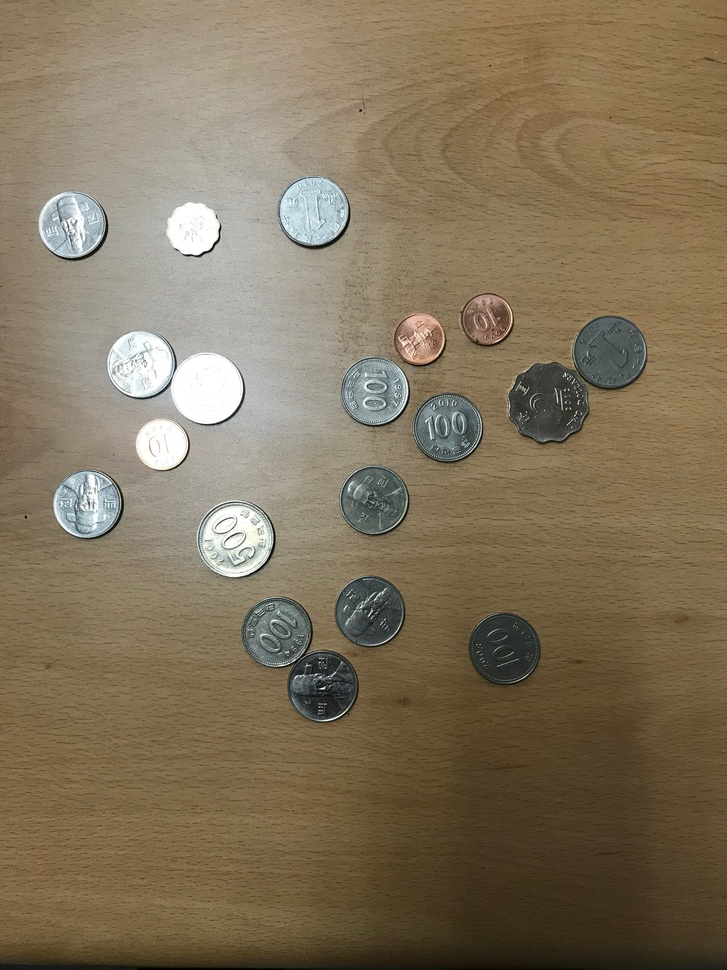
#> input picture images/img4.JPG, 727 x 970 px, shrunk from 3024 x 4032 before the run, found by its file name
$ jupyter execute --allow-errors coins4.ipynb
#> lines starting #> are read from the running program, lines starting #| are printed output that depends on the picture; after the words box and inside, x2 and y2 are one past the last pixel; in counts of white or black regions, pixels touching at a corner belong together
[cell 1]
#importing libraries
import numpy as np
import cv2
from matplotlib import pyplot as plt
img = cv2.imread('images/img4.jpg')
#> img is the input picture: shape (970, 727, 3); mean B, G, R 91, 115.2, 129.4
plt.imshow(img, cmap = 'gray', interpolation = 'bicubic')
plt.xticks([]), plt.yticks([]) # to hide tick values on X and Y axis
plt.title("Showing Original Image")
plt.show()

[cell 2]
import numpy as np
import cv2
from matplotlib import pyplot as plt
from PIL import Image
from pylab import *

[cell 3]
#Show image in grayscale
image = 'images/img4.jpg'
img = cv2.imread(image,1)
img_orig = img.copy()
img= cv2.cvtColor(img,cv2.COLOR_BGR2GRAY)
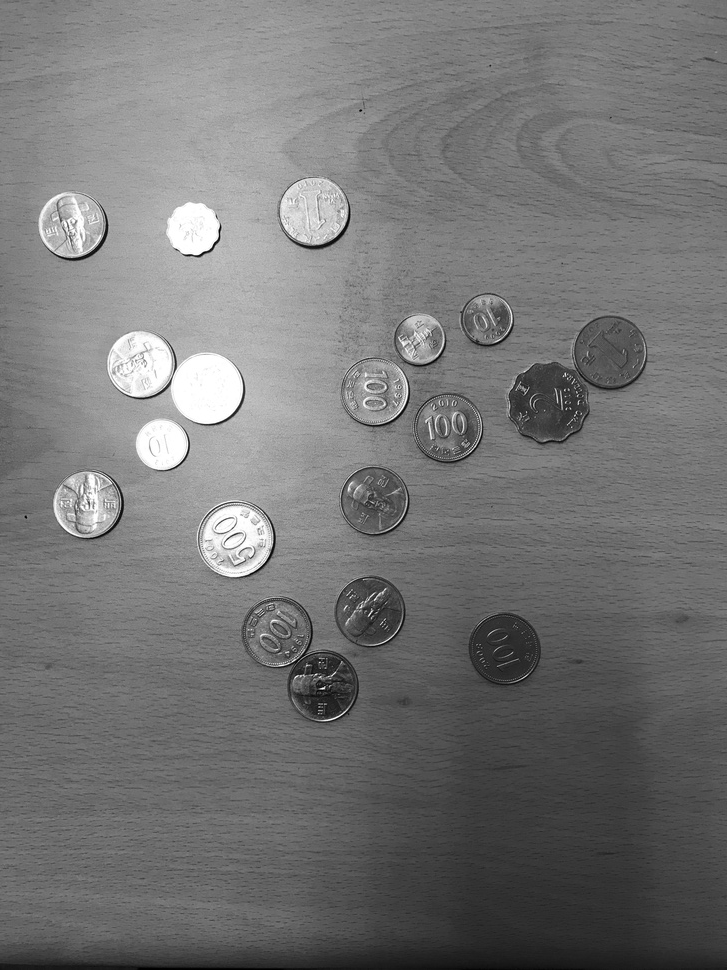
#> img: shape (970, 727); min 0, max 255, mean 116.7
plt.rcParams['figure.figsize'] =(9,7)
plt.title("Show image in GRAY")
plt.imshow(img,cmap='gray')
plt.show()

[cell 4]
#Code to blur image using GausianBlur
img =cv2.GaussianBlur(img, (21,21), 0)
plt.rcParams['figure.figsize'] =(9,7)
plt.imshow(img,cmap='gray')
plt.title("Show blur image after using Gaussian Kernel")
plt.show()
thresh = cv2.adaptiveThreshold(img, 255, cv2.ADAPTIVE_THRESH_GAUSSIAN_C,
cv2.THRESH_BINARY_INV, 11, 1)
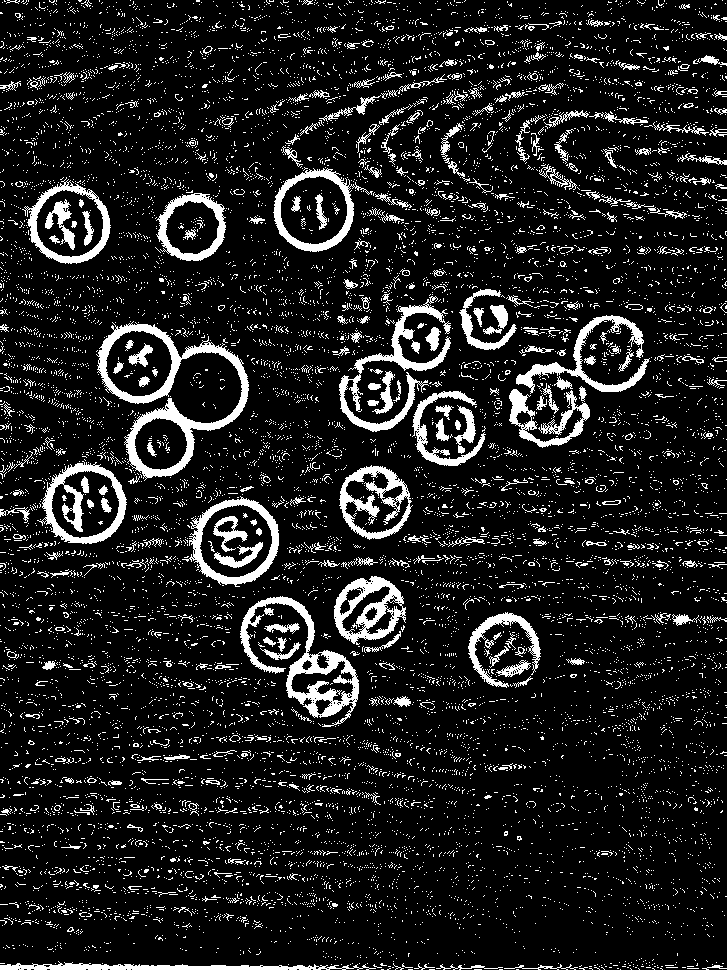
#> thresh: shape (970, 727); 11.7% white; 11879 white regions (11511 under 20 px), largest, box (x1, y1, x2, y2) and area: (96, 321, 249, 481) 4817, (240, 596, 359, 727) 3494, (339, 296, 451, 432) 2838
plt.imshow(thresh)
plt.title("After Using Adaptive Thresholding")
plt.show()

[cell 5]
#Detect circular images
circles = cv2.HoughCircles(img,cv2.HOUGH_GRADIENT,0.9, 120,
                            param1=50, param2=20, minRadius=130, maxRadius=190)
#> circles = None
#> (the rest of this cell did not finish here and is left out)

$ run again, with images/img1.JPG copied over images/img4.JPG
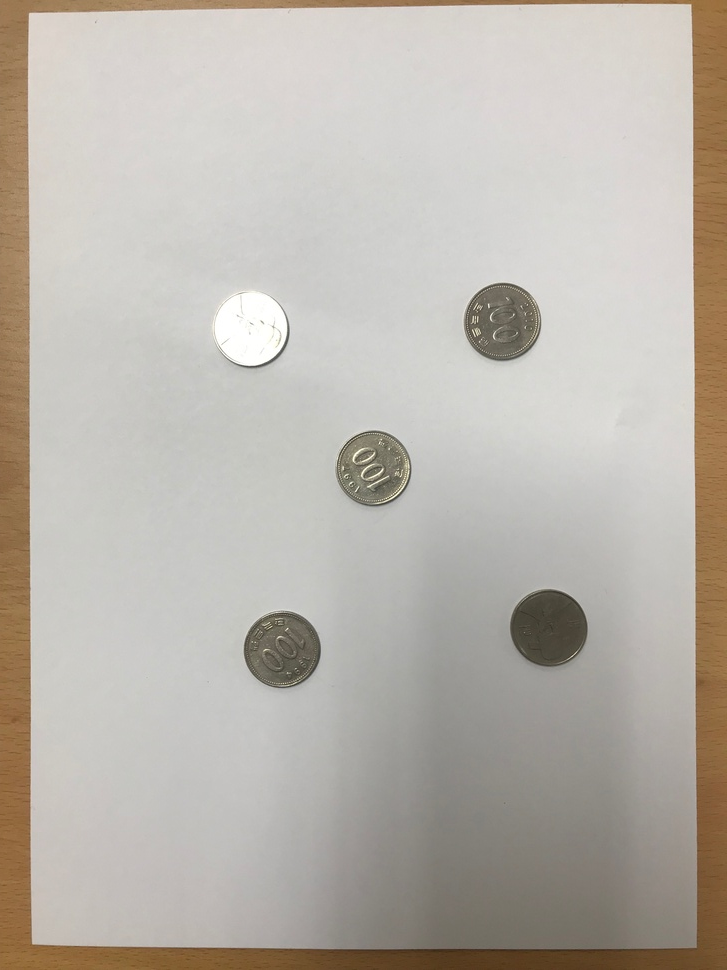
#> input picture images/img1.JPG, 727 x 970 px, shrunk from 3024 x 4032 before the run, found by its file name
#> img is the input picture: shape (970, 727, 3); mean B, G, R 171.8, 180.1, 185.8
#> `img= cv2.cvtColor(img,cv2.COLOR_BGR2GRAY)`:
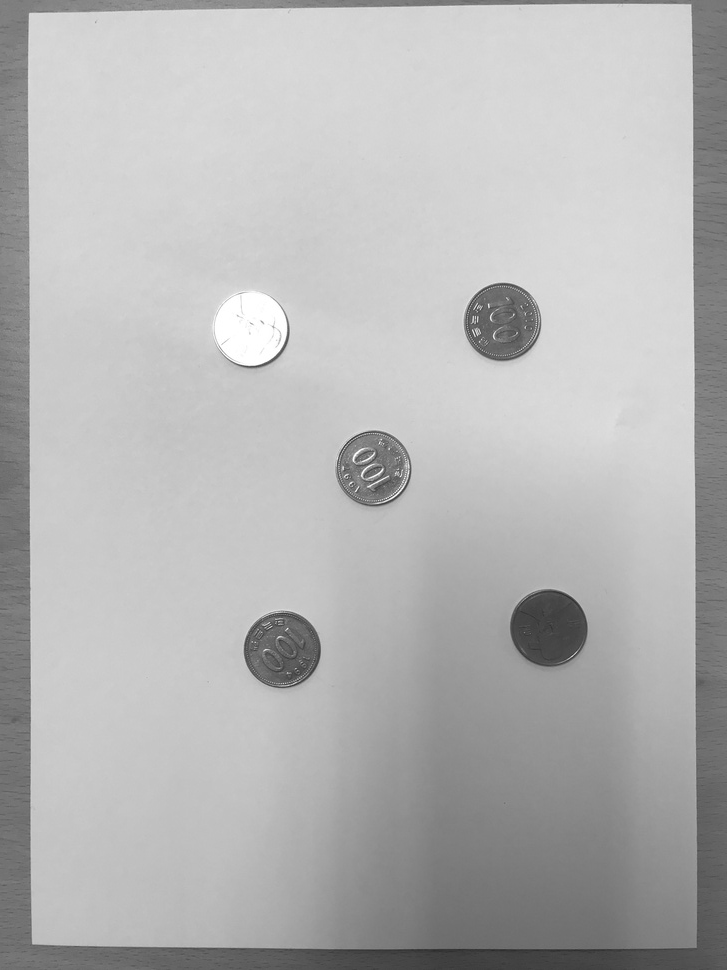
#> img: shape (970, 727); min 42, max 255, mean 180.9
#> `thresh = cv2.adaptiveThreshold(img, 255, cv2.ADAPTIVE_THRESH_GAUSSIAN_..`:
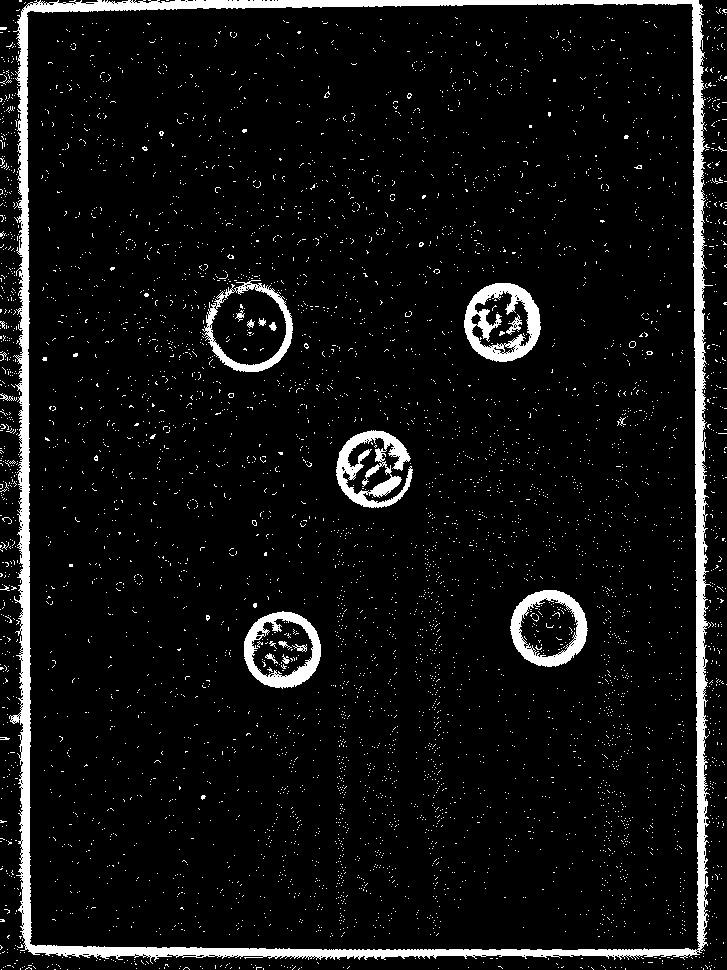
#> thresh: shape (970, 727); 6.9% white; 5456 white regions (5435 under 20 px), largest, box (x1, y1, x2, y2) and area: (9, 0, 713, 964) 27035, (464, 283, 541, 362) 2805, (336, 430, 413, 508) 2680
#> circles = None

$ run again, with images/img3.JPG copied over images/img4.JPG
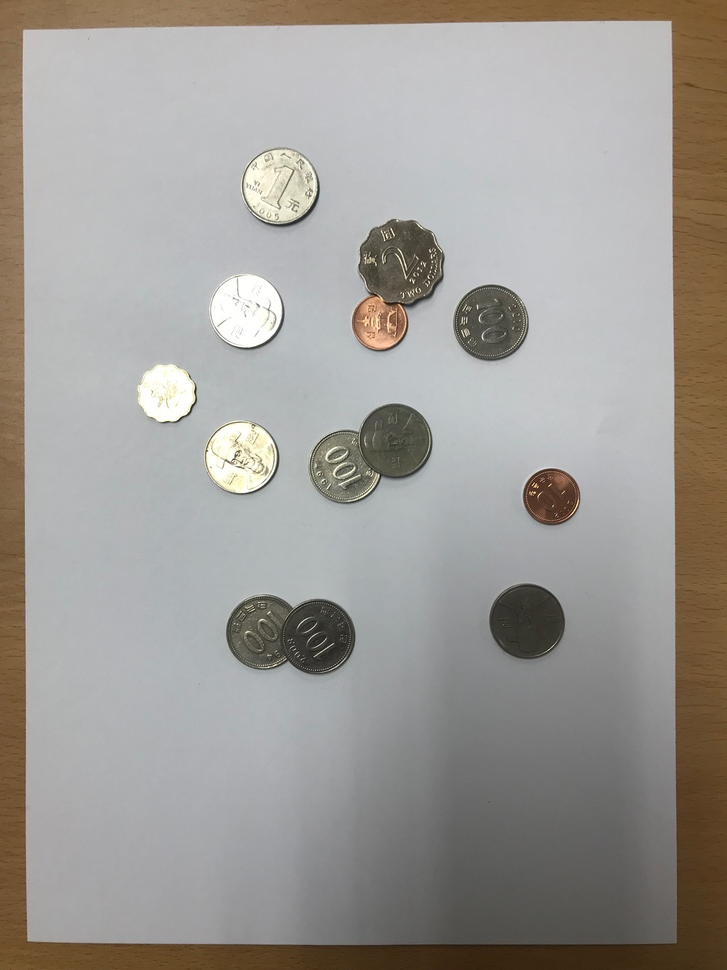
#> input picture images/img3.JPG, 727 x 970 px, shrunk from 3024 x 4032 before the run, found by its file name
#> img is the input picture: shape (970, 727, 3); mean B, G, R 149.9, 154.6, 158.1
#> `img =cv2.GaussianBlur(img, (21,21), 0)`:
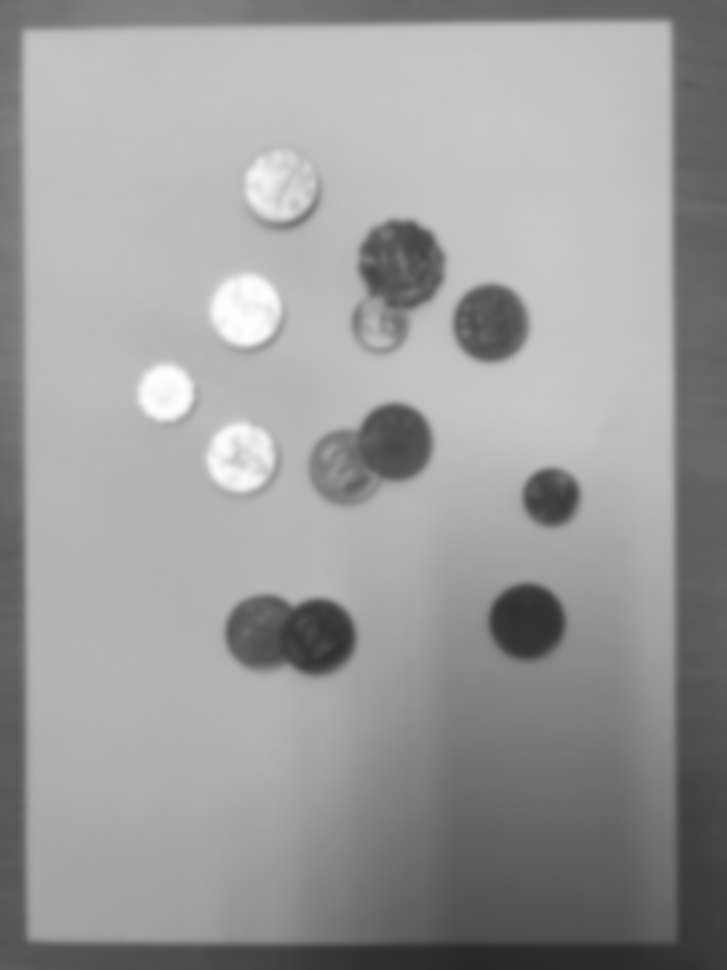
#> img: shape (970, 727); min 39, max 254, mean 155.1
#> `thresh = cv2.adaptiveThreshold(img, 255, cv2.ADAPTIVE_THRESH_GAUSSIAN_..`:
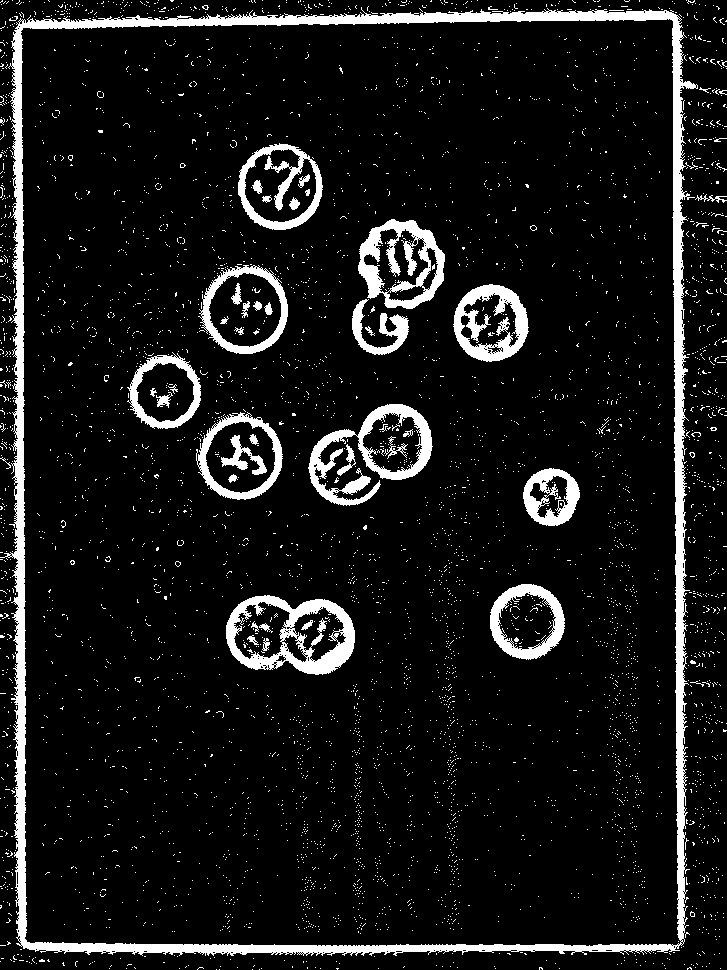
#> thresh: shape (970, 727); 9.3% white; 4932 white regions (4887 under 20 px), largest, box (x1, y1, x2, y2) and area: (0, 7, 698, 956) 27617, (226, 595, 355, 675) 4190, (308, 404, 433, 506) 3712
#> circles = None
